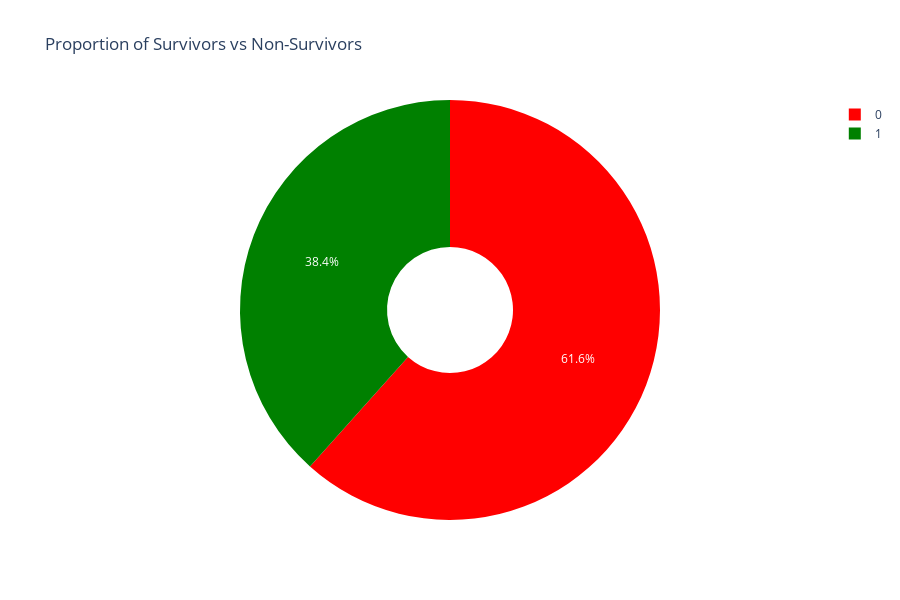

The notebook cell this image was saved under:
### Markdown cell above
### Pie Chart of Survival

### Code cell
# Count how many survived and did not survive
survival_counts = data['Survived'].value_counts().reset_index()
survival_counts.columns = ['Survived', 'Count']
import plotly.express as px

fig = px.pie(survival_counts, names='Survived', values='Count',
             title='Proportion of Survivors vs Non-Survivors',
             color='Survived',
             color_discrete_map={0:'red', 1:'green'},
             hole=0.3)  # optional donut style

# Increase size
fig.update_layout(width=900, height=600)

fig.show()

### Figure 1 — Plotly figure (JSON) as saved in the notebook; plotly's stock layout.template omitted (floating-point values rounded to 4 significant figures)
{"data": [{"customdata": [[0], [1]], "domain": {"x": [0, 1], "y": [0, 1]}, "hole": 0.3, "hovertemplate": "Survived=%{customdata[0]}<br>Count=%{value}<extra></extra>", "labels": [0, 1], "legendgroup": "", "marker": {"colors": ["red", "green"]}, "name": "", "showlegend": true, "type": "pie", "values": [549, 342]}], "layout": {"height": 600, "legend": {"tracegroupgap": 0}, "title": {"text": "Proportion of Survivors vs Non-Survivors"}, "width": 900}}
